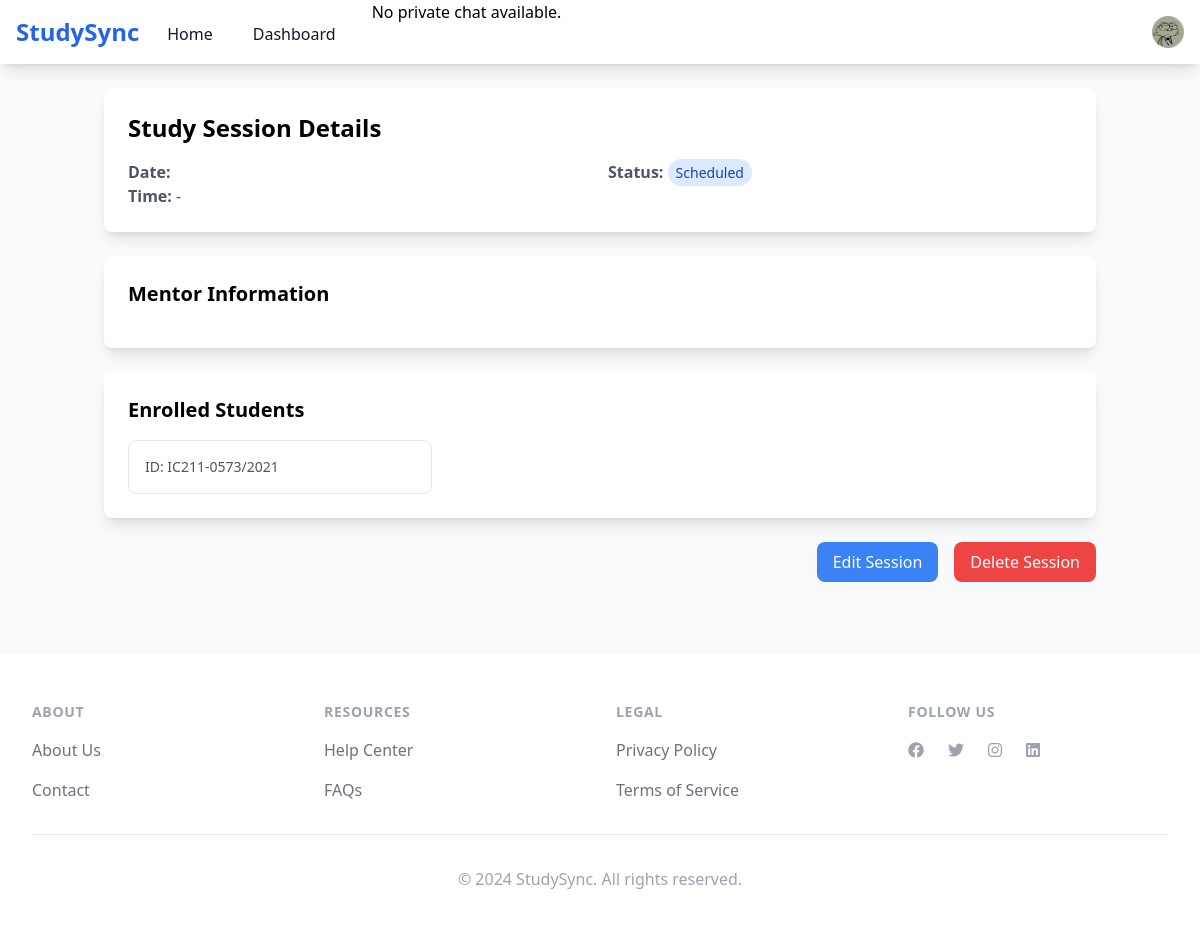
/session/1/ (signed in), run on an earlier commit of the app's database.
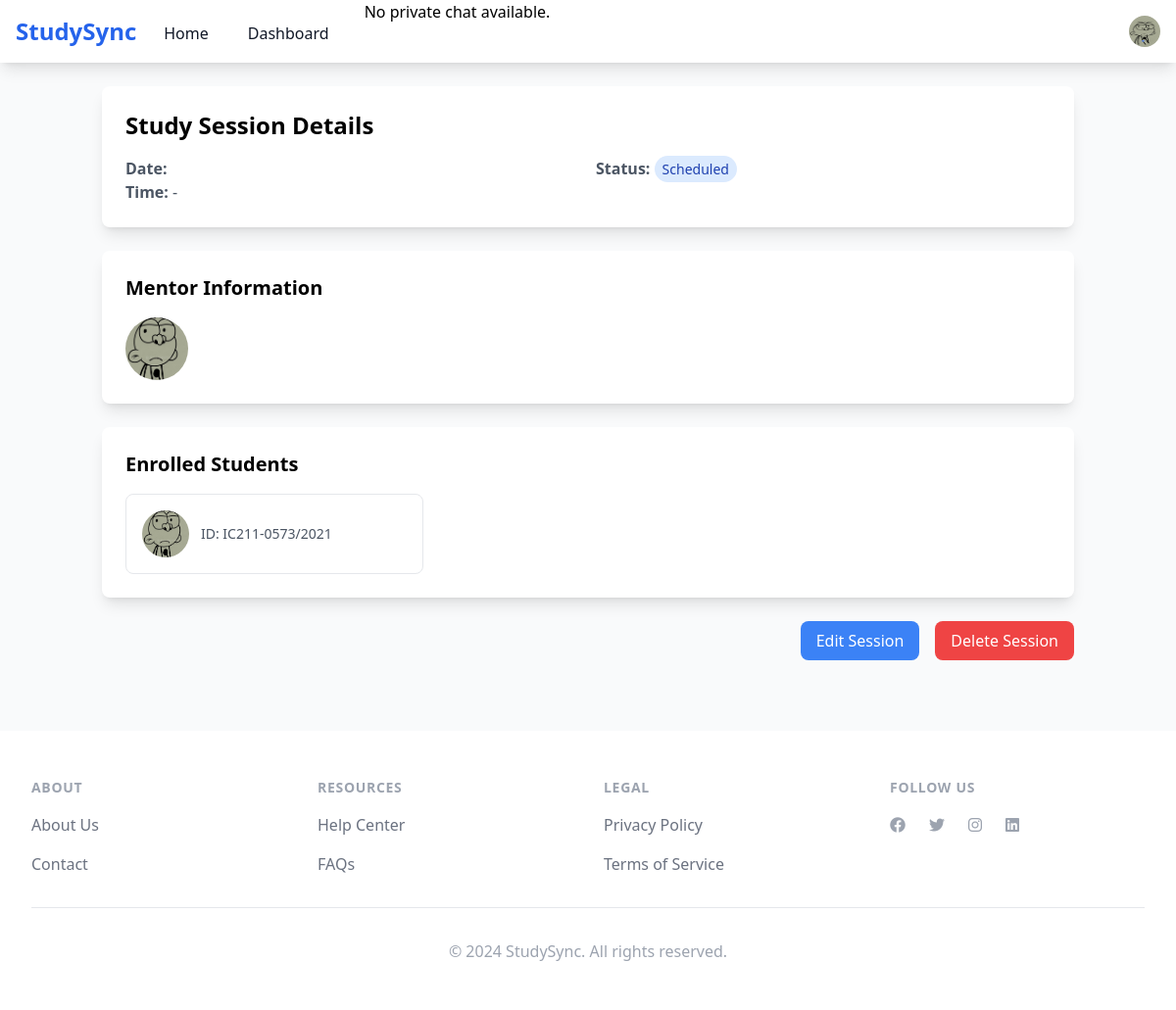
And on a later commit of the database.
### course/models.py (models this page shows, shortened)
class StudentProfile(models.Model):
    user = models.OneToOneField(User, on_delete=models.CASCADE)
    university = models.ForeignKey(University, on_delete=models.CASCADE)
    department = models.ForeignKey(Department, on_delete=models.CASCADE)
    student_id = models.CharField(max_length=50)
    year_of_study = models.IntegerField()
    bio = models.TextField(blank=True)
    courses = models.ManyToManyField('Course', related_name='students')
    mentor_rating = models.FloatField(default=0.0)
    is_available_as_mentor = models.BooleanField(default=False)
    email_verified = models.BooleanField(default=False)
    profile_picture = models.ImageField(upload_to='profile_pics/', null=True, blank=True)

class StudySession(models.Model):
    STATUS_CHOICES = [
        ('scheduled', 'Scheduled'),
        ('in_progress', 'In Progress'),
        ('completed', 'Completed'),
        ('cancelled', 'Cancelled'),
    ]
    course = models.ForeignKey(Course, on_delete=models.CASCADE)
    mentor = models.ForeignKey(StudentProfile, on_delete=models.CASCADE, related_name='mentor_sessions')
    students = models.ManyToManyField(StudentProfile, related_name='student_sessions')
    title = models.CharField(max_length=200)
    description = models.TextField()
    scheduled_time = models.DateTimeField()
    duration = models.DurationField()
    status = models.CharField(max_length=20, choices=STATUS_CHOICES, default='scheduled')
    max_participants = models.IntegerField(default=5)
    created_at = models.DateTimeField(auto_now_add=True)

### course/views.py (the view)
# urls.py: path('session/<int:session_id>/', views.session_detail, name='session_detail'),
@login_required
def session_detail(request, session_id):
    session = get_object_or_404(StudySession, id=session_id)
    context = {
        'session': session,
        'mentor': session.mentor,
        'students': session.students.all(),
    }
    return render(request, 'course/session_detail.html', context)

### templates/course/session_detail.html (shortened to what this page needs)
{% extends 'base.html' %}
{% block content %}
<div class="container mx-auto px-4 py-6">
    <div class="bg-white shadow-lg rounded-lg p-6 mb-6">
        <h1 class="text-2xl font-bold mb-4">Study Session Details</h1>
        <div class="grid grid-cols-1 md:grid-cols-2 gap-4">
            <div>
                <p class="text-gray-600"><strong>Date:</strong> {{ session.date|date:"F d, Y" }}</p>
                <p class="text-gray-600"><strong>Time:</strong> {{ session.start_time|time:"g:i A" }} - {{ session.end_time|time:"g:i A" }}</p>
            </div>
            <div>
                {% if session.status %}
                    <p class="text-gray-600"><strong>Status:</strong>
                        <span class="px-2 py-1 rounded-full text-sm
                            {% if session.status == 'scheduled' %}
                                bg-blue-100 text-blue-800
                            {% elif session.status == 'in_progress' %}
                                bg-green-100 text-green-800
                            {% elif session.status == 'completed' %}
                                bg-gray-100 text-gray-800
                            {% endif %}">
                            {{ session.status|title }}
                        </span>
                    </p>
                {% endif %}
            </div>
        </div>
    </div>
    <div class="bg-white shadow-lg rounded-lg p-6 mb-6">
        <h2 class="text-xl font-semibold mb-4">Mentor Information</h2>
        <div class="flex items-center space-x-4">
            {% if mentor.profile_picture %}
                <img src="{{ mentor.profile_picture.url }}" alt="{{ mentor.get_full_name }}"
                     class="w-16 h-16 rounded-full object-cover">
            {% endif %}
        </div>
    </div>
    <div class="bg-white shadow-lg rounded-lg p-6">
        <h2 class="text-xl font-semibold mb-4">Enrolled Students</h2>
        {% if students %}
            <div class="grid grid-cols-1 md:grid-cols-2 lg:grid-cols-3 gap-4">
                {% for student in students %}
                    <div class="border rounded-lg p-4">
                        <div class="flex items-center space-x-3">
                            {% if student.profile_picture %}
                                <img src="{{ student.profile_picture.url }}" alt="{{ student.get_full_name }}"
                                     class="w-12 h-12 rounded-full object-cover">
                            {% endif %}
                            <div>
                                {% if student.student_id %}
                                    <p class="text-sm text-gray-600">ID: {{ student.student_id }}</p>
                                {% endif %}
                            </div>
                        </div>
                    </div>
                {% endfor %}
            </div>
        {% else %}
            <p class="text-gray-600">No students enrolled in this session yet.</p>
        {% endif %}
    </div>
    <div class="mt-6 flex justify-end space-x-4">
        <a href=""
           class="bg-blue-500 hover:bg-blue-600 text-white px-4 py-2 rounded-lg">
            Edit Session
        </a>
        <form method="POST" action="" class="inline">
            <button type="submit"
                    class="bg-red-500 hover:bg-red-600 text-white px-4 py-2 rounded-lg"
                    onclick="return confirm('Are you sure you want to delete this session?')">
                Delete Session
            </button>
        </form>
    </div>
</div>
{% endblock %}

### templates/base.html (shortened to what this page needs)
<!DOCTYPE html>
<html lang="en">
<head>
    <script src="https://cdn.tailwindcss.com"></script>
    <link rel="stylesheet" href="https://cdnjs.cloudflare.com/ajax/libs/font-awesome/6.0.0/css/all.min.css">
</head>
<body class="bg-gray-50 min-h-screen flex flex-col">
    {% include 'includes/navbar.html' %}
    <main class="flex-grow">
        {% block content %}{% endblock %}
    </main>
    {% include 'includes/footer.html' %}
</body>
</html>

### templates/includes/navbar.html (shortened to what this page needs)
{% load static %}
<nav class="bg-white shadow-lg">
    <div class="max-w-7xl mx-auto px-4">
        <div class="flex justify-between h-16">
            <div class="flex">
                <div class="flex-shrink-0 flex items-center">
                    <a href="" class="text-2xl font-bold text-blue-600">StudySync</a>
                </div>
                <div class="hidden sm:ml-6 sm:flex sm:space-x-8">
                    <a href="/" class="inline-flex items-center px-1 pt-1 text-gray-900">Home</a>
                    {% if user.is_authenticated %}
                        <a href="" class="inline-flex items-center px-1 pt-1 text-gray-900">Dashboard</a>
                        {% if user_profile and user_profile.id %}
                        <a href="{% url 'create_private_chat' user_profile.id %}" class="inline-flex items-center px-1 pt-1 text-gray-900">Private Chat</a>
                        {% else %}
                        <p>No private chat available.</p>
                        {% endif %}
                    {% endif %}
                </div>
            </div>
            <div class="hidden sm:ml-6 sm:flex sm:items-center">
                {% if user.is_authenticated %}
                    <div class="ml-3 relative">
                        <div>
                            <button type="button" class="profile-dropdown-button bg-white rounded-full flex text-sm focus:outline-none focus:ring-2 focus:ring-offset-2 focus:ring-blue-500" id="user-menu-button" aria-expanded="false" aria-haspopup="true">
                                <img class="h-8 w-8 rounded-full" src="{{ user.studentprofile.profile_picture.url|default:'/static/img/default-avatar.png' }}" alt="">
                            </button>
                        </div>
                    </div>
                {% endif %}
            </div>
        </div>
    </div>
</nav>

### templates/includes/footer.html
<footer class="bg-white mt-12">
    <div class="max-w-7xl mx-auto py-12 px-4 sm:px-6 lg:px-8">
        <div class="grid grid-cols-1 md:grid-cols-4 gap-8">
            <div class="col-span-1">
                <h3 class="text-sm font-semibold text-gray-400 tracking-wider uppercase">About</h3>
                <ul role="list" class="mt-4 space-y-4">
                    <li>
                        <a href="#" class="text-base text-gray-500 hover:text-gray-900">About Us</a>
                    </li>
                    <li>
                        <a href="#" class="text-base text-gray-500 hover:text-gray-900">Contact</a>
                    </li>
                </ul>
            </div>
            <div class="col-span-1">
                <h3 class="text-sm font-semibold text-gray-400 tracking-wider uppercase">Resources</h3>
                <ul role="list" class="mt-4 space-y-4">
                    <li>
                        <a href="#" class="text-base text-gray-500 hover:text-gray-900">Help Center</a>
                    </li>
                    <li>
                        <a href="#" class="text-base text-gray-500 hover:text-gray-900">FAQs</a>
                    </li>
                </ul>
            </div>
            <div class="col-span-1">
                <h3 class="text-sm font-semibold text-gray-400 tracking-wider uppercase">Legal</h3>
                <ul role="list" class="mt-4 space-y-4">
                    <li>
                        <a href="#" class="text-base text-gray-500 hover:text-gray-900">Privacy Policy</a>
                    </li>
                    <li>
                        <a href="#" class="text-base text-gray-500 hover:text-gray-900">Terms of Service</a>
                    </li>
                </ul>
            </div>
            <div class="col-span-1">
                <h3 class="text-sm font-semibold text-gray-400 tracking-wider uppercase">Follow Us</h3>
                <div class="flex space-x-6 mt-4">
                    <a href="#" class="text-gray-400 hover:text-gray-500">
                        <i class="fab fa-facebook"></i>
                    </a>
                    <a href="#" class="text-gray-400 hover:text-gray-500">
                        <i class="fab fa-twitter"></i>
                    </a>
                    <a href="#" class="text-gray-400 hover:text-gray-500">
                        <i class="fab fa-instagram"></i>
                    </a>
                    <a href="#" class="text-gray-400 hover:text-gray-500">
                        <i class="fab fa-linkedin"></i>
                    </a>
                </div>
            </div>
        </div>
        <div class="mt-8 border-t border-gray-200 pt-8">
            <p class="text-base text-gray-400 text-center">&copy; 2024 StudySync. All rights reserved.</p>
        </div>
    </div>
</footer>

What changed in the data, as far as the page shows it:
changed StudentProfile: profile_picture: picture added
